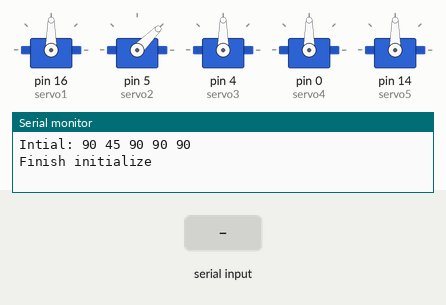
A sketch run on a simulated Arduino Uno, built with avr-gcc and run on an emulated ATmega328P. Parts: 5 × servo, the last lines printed to the serial monitor. The test bench sets the inputs (shaded band).

Above: at 6.7 s.
6.8 s: "s1 ,45\n" received over Serial
At 8.0 s:
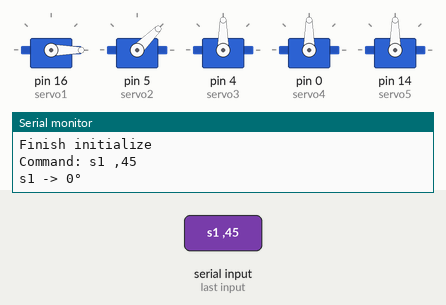
8.3 s: "s2 90\n" received over Serial
At 9.4 s:
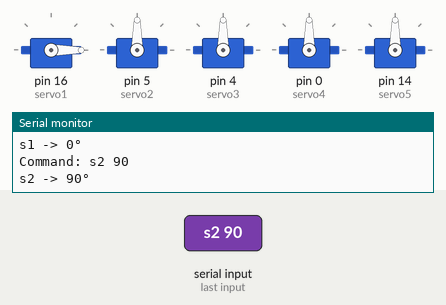
9.8 s: "s2 ,45\n" received over Serial
At 10.5 s:
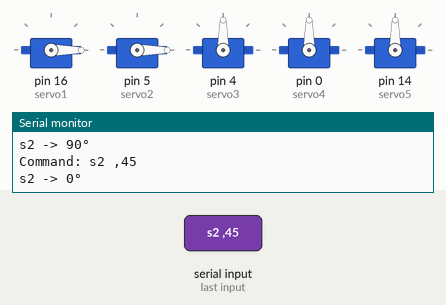
11.3 s: "home\n" received over Serial
At 11.7 s:
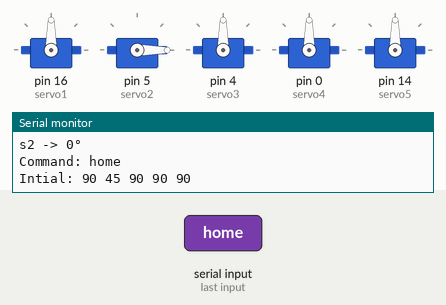
13.3 s: "s3 ,45\n" received over Serial
At 14.8 s:
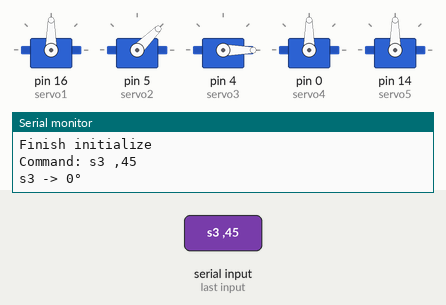
15.3 s: "s4 ,45\n" received over Serial
At 15.9 s:
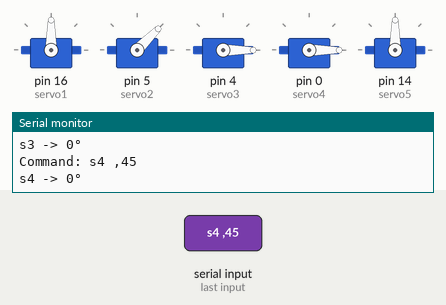
Timing chart, 0 to 17.8 s (numbered marks = the images above; inputs shaded):
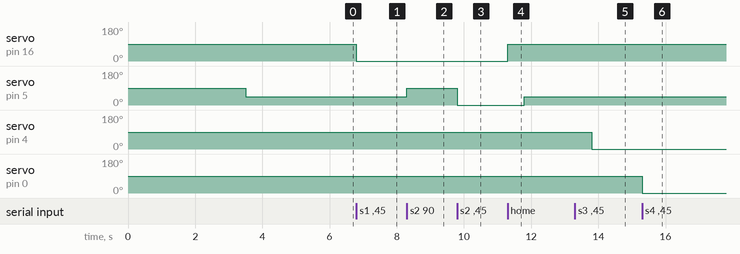

The sketch:

Arm.ino
```cpp
#include <Servo.h>

Servo servo1;
Servo servo2;
Servo servo3;
Servo servo4;
Servo servo5;

void setup() {
  delay(2000);
  Serial.begin(921600);
  delay(1000);

  servo1.attach(16,0,2500);
  servo2.attach(5,0,2500);
  servo3.attach(4,0,2500);
  servo4.attach(0,0,2500);
  servo5.attach(14,0,2500);

  homePosition();
}

void loop() {
  if (Serial.available()) {
    String cmd = Serial.readStringUntil('\n');
    cmd.trim();
    Serial.print("Command: "); Serial.println(cmd);

    if (cmd == "home") {
      homePosition();
    } else if (cmd.startsWith("s1 ")) {  //1st
      int ang = cmd.substring(3).toInt();
      servo1.write(constrain(ang, 0, 180));
      Serial.println("s1 -> " + String(ang) + "°");
    } else if (cmd.startsWith("s2 ")) {  //base
      int ang = cmd.substring(3).toInt();
      servo2.write(constrain(ang, -0, 180));
      Serial.println("s2 -> " + String(ang) + "°");
    } else if (cmd.startsWith("s3 ")) {  //bottom 1st
      int ang = cmd.substring(3).toInt();
      servo3.write(constrain(ang, 0, 180));
      Serial.println("s3 -> " + String(ang) + "°");
    } else if (cmd.startsWith("s4 ")) {  //middle
      int ang = cmd.substring(3).toInt();
      servo4.write(constrain(ang, 0, 180));
      Serial.println("s4 -> " + String(ang) + "°");
    } else if (cmd.startsWith("s5 ")) {
      int ang = cmd.substring(3).toInt();
      servo5.write(constrain(ang, 0, 180));
      Serial.println("s5 -> " + String(ang) + "°"); // gripper
    } else {
      Serial.println("Invaild Command");
    }
  }
}

void homePosition() {
  Serial.println("Intial: 90 45 90 90 90");
  servo1.write(90); delay(500);
  servo2.write(45); delay(500);  //
  servo3.write(90); delay(500);
  servo4.write(90); delay(500);
  servo5.write(90); delay(500);  //
  Serial.println("Finish initialize");
}
```

Measured:
- after the input at 6.8 s, servo on pin 16 (servo1): 90° → 0° at once
- after the input at 8.3 s, servo on pin 5 (servo2): 45° → 90° at once
- after the input at 9.8 s, servo on pin 5 (servo2): 90° → 0° at once
- after the input at 11.3 s, servo on pin 16 (servo1): 0° → 90° at once; servo on pin 5 (servo2): 0° → 45° after 0.50 s
- after the input at 13.3 s, servo on pin 4 (servo3): 90° → 0° after 0.50 s
- after the input at 15.3 s, servo on pin 0 (servo4): 90° → 0° at once
